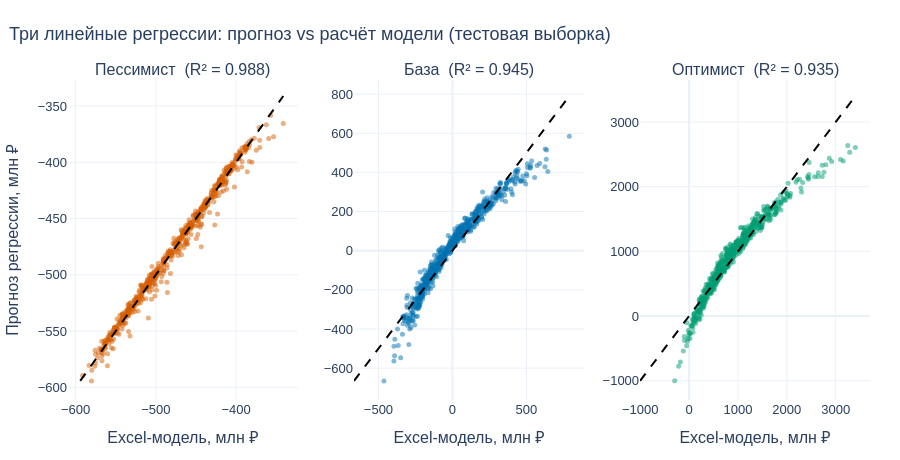

The cell this chart's notebook holds for it:
### Markdown cell above
### 4.1. Качество моделей: предсказание vs факт на тесте
Чем ближе точки к диагонали, тем лучше линейная модель повторяет Excel. Систематический изгиб — там, где сказывается нелинейность (перемножение драйверов и потолки в 100%).

### Code cell
fig = make_subplots(rows=1, cols=3, subplot_titles=[f'{s}  (R² = {r2_score(MODELS[s][2], MODELS[s][3]):.3f})' for s in SC], horizontal_spacing=0.07)
for j, s in enumerate(SC, 1):
    m, Xte, yte, pr = MODELS[s]; lo, hi = min(yte.min(), pr.min()), max(yte.max(), pr.max())
    fig.add_scatter(x=yte, y=pr, mode='markers', marker=dict(color=COLORS[s], size=5, opacity=.5), showlegend=False, hovertemplate='факт %{x:,.0f}<br>прогноз %{y:,.0f}<extra></extra>', row=1, col=j)
    fig.add_scatter(x=[lo, hi], y=[lo, hi], mode='lines', line=dict(color='black', dash='dash'), showlegend=False, row=1, col=j)
    fig.update_xaxes(title='Excel-модель, млн ₽', row=1, col=j)
fig.update_yaxes(title='Прогноз регрессии, млн ₽', row=1, col=1)
pshow(fig, 'lr_pred_vs_actual', 'Три линейные регрессии: прогноз vs расчёт модели (тестовая выборка)', h=460)

f, axs = plt.subplots(1, 3, figsize=(15, 4.8))
for ax, s in zip(axs, SC):
    m, Xte, yte, pr = MODELS[s]; lo, hi = min(yte.min(), pr.min()), max(yte.max(), pr.max())
    ax.scatter(yte, pr, s=8, alpha=.45, color=COLORS[s]); ax.plot([lo, hi], [lo, hi], 'k--', lw=1)
    ax.set_title(f'{s}  (R² = {r2_score(yte, pr):.3f})'); ax.set_xlabel('Excel-модель, млн ₽'); ax.set_ylabel('Прогноз регрессии, млн ₽')
mshow(f, 'lr_pred_vs_actual')

### Figure 1 — Plotly figure (JSON) as saved in the notebook; plotly's stock layout.template omitted (floating-point values rounded to 4 significant figures; data arrays with more than 128 entries replaced by an {"elided": "..."} marker saying what was removed)
{"data": [{"hovertemplate": "факт %{x:,.0f}<br>прогноз %{y:,.0f}<extra></extra>", "marker": {"color": "#D55E00", "opacity": 0.5, "size": 5}, "mode": "markers", "showlegend": false, "type": "scatter", "x": {"elided": "600 float values"}, "xaxis": "x", "y": {"elided": "600 float values"}, "yaxis": "y"}, {"line": {"color": "black", "dash": "dash"}, "mode": "lines", "showlegend": false, "type": "scatter", "x": [-594.3, -341.1], "xaxis": "x", "y": [-594.3, -341.1], "yaxis": "y"}, {"hovertemplate": "факт %{x:,.0f}<br>прогноз %{y:,.0f}<extra></extra>", "marker": {"color": "#0072B2", "opacity": 0.5, "size": 5}, "mode": "markers", "showlegend": false, "type": "scatter", "x": {"elided": "600 float values"}, "xaxis": "x2", "y": {"elided": "600 float values"}, "yaxis": "y2"}, {"line": {"color": "black", "dash": "dash"}, "mode": "lines", "showlegend": false, "type": "scatter", "x": [-664.9, 790.3], "xaxis": "x2", "y": [-664.9, 790.3], "yaxis": "y2"}, {"hovertemplate": "факт %{x:,.0f}<br>прогноз %{y:,.0f}<extra></extra>", "marker": {"color": "#009E73", "opacity": 0.5, "size": 5}, "mode": "markers", "showlegend": false, "type": "scatter", "x": {"elided": "600 float values"}, "xaxis": "x3", "y": {"elided": "600 float values"}, "yaxis": "y3"}, {"line": {"color": "black", "dash": "dash"}, "mode": "lines", "showlegend": false, "type": "scatter", "x": [-1003.0, 3403.0], "xaxis": "x3", "y": [-1003.0, 3403.0], "yaxis": "y3"}], "layout": {"annotations": [{"font": {"size": 16}, "showarrow": false, "text": "Пессимист  (R² = 0.988)", "x": 0.1433, "xanchor": "center", "xref": "paper", "y": 1, "yanchor": "bottom", "yref": "paper"}, {"font": {"size": 16}, "showarrow": false, "text": "База  (R² = 0.945)", "x": 0.5, "xanchor": "center", "xref": "paper", "y": 1, "yanchor": "bottom", "yref": "paper"}, {"font": {"size": 16}, "showarrow": false, "text": "Оптимист  (R² = 0.935)", "x": 0.8567, "xanchor": "center", "xref": "paper", "y": 1, "yanchor": "bottom", "yref": "paper"}], "font": {"family": "Arial", "size": 13}, "height": 460, "legend": {"orientation": "h", "y": -0.2}, "margin": {"b": 60, "l": 60, "r": 30, "t": 80}, "title": {"text": "Три линейные регрессии: прогноз vs расчёт модели (тестовая выборка)", "x": 0.01}, "xaxis": {"anchor": "y", "domain": [0, 0.2867], "title": {"text": "Excel-модель, млн ₽"}}, "xaxis2": {"anchor": "y2", "domain": [0.3567, 0.6433], "title": {"text": "Excel-модель, млн ₽"}}, "xaxis3": {"anchor": "y3", "domain": [0.7133, 1], "title": {"text": "Excel-модель, млн ₽"}}, "yaxis": {"anchor": "x", "domain": [0, 1], "title": {"text": "Прогноз регрессии, млн ₽"}}, "yaxis2": {"anchor": "x2", "domain": [0, 1]}, "yaxis3": {"anchor": "x3", "domain": [0, 1]}}}
